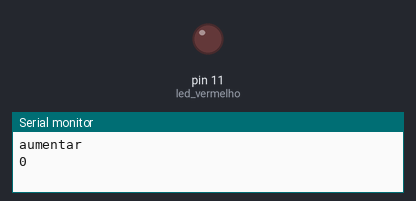
Bench run of a sketch on a simulated Arduino Uno, built with avr-gcc and run on an emulated ATmega328P. Shown: output pins drawn as LEDs (lit = HIGH), the last lines printed to the serial monitor.

Above: at 0.05 s.
At 2.35 s:
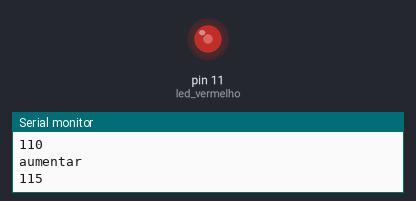
At 4.65 s:
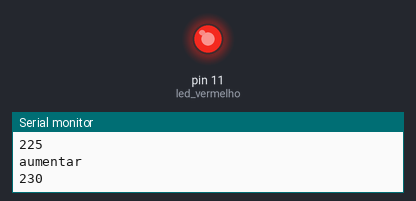
At 9.3 s:
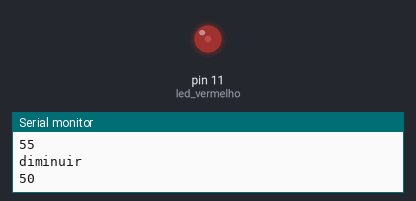
Timing chart, 0 to 13.3 s (numbered marks = the images above):
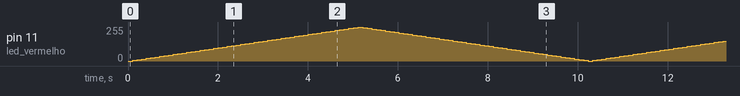

The sketch:

FadeApagaAcendeLed.ino
```cpp
// Fade
// Programa que faz um led acender e apagar com brilho

int led_vermelho = 11;
int brilho = 0;
int intensidade = 5;
String comando = "aumentar";

void setup()
{
  pinMode(led_vermelho, OUTPUT);
  Serial.begin(9600);
}

void loop()
{
  Serial.println(comando);
  Serial.println(brilho);
  analogWrite(led_vermelho, brilho);

  if(comando == "aumentar"){
     brilho = brilho + intensidade;
  }else{
     brilho = brilho - intensidade;
  }

  if(brilho >= 255){
     comando = "diminuir";
  }else if(brilho <= 0){
     comando = "aumentar";
  }
  delay(100);
}
```
